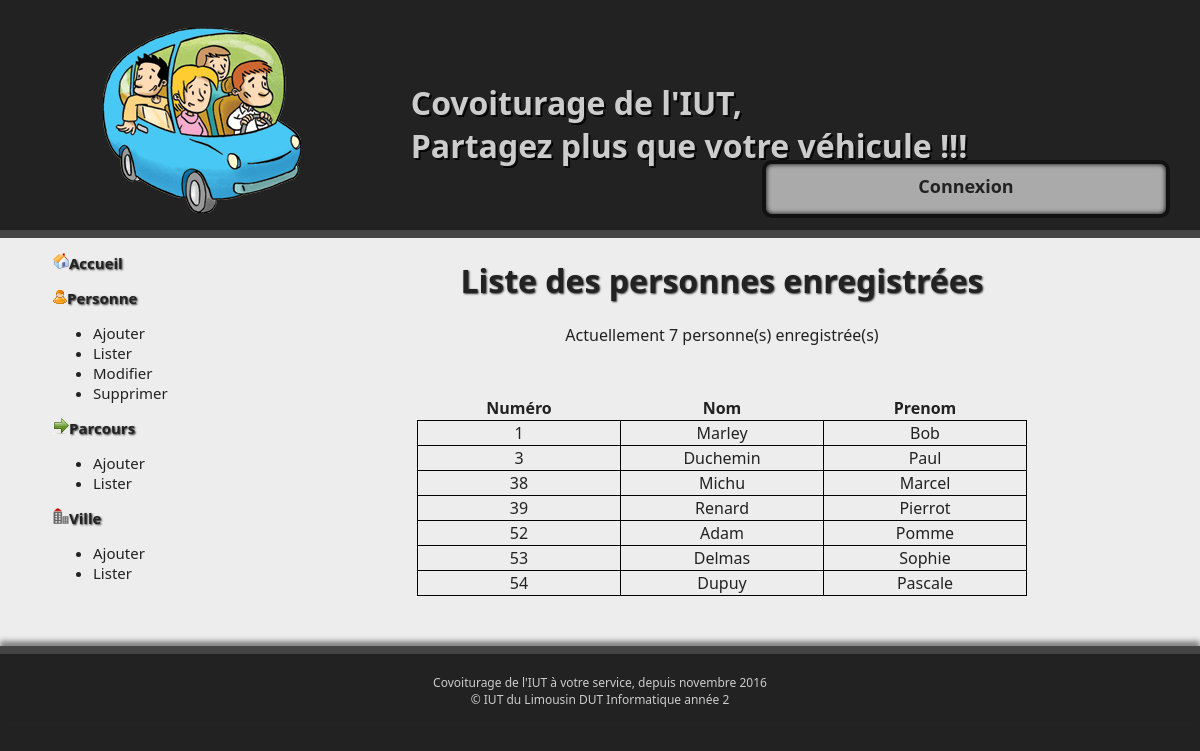
The app's page /index.php?page=2 with its own data.
### tables this page shows
CREATE TABLE `personne` (
  `per_num` int(11) NOT NULL AUTO_INCREMENT,
  `per_nom` varchar(30) NOT NULL,
  `per_prenom` varchar(30) NOT NULL,
  `per_tel` char(14) NOT NULL,
  `per_mail` varchar(30) NOT NULL,
  `per_login` varchar(20) NOT NULL,
  `per_pwd` varchar(100) NOT NULL,
  PRIMARY KEY (`per_num`)
);

### include/autoload.inc.php (called while the page is built, shortened)
<?php
spl_autoload_register(function ($className) {
	$repClasses='classes/';
}
);

### classes/PersonneManager.class.php (called while the page is built, shortened)
<?php
class PersonneManager{
  public function __construct($db){
    $this->db = $db;
  }
    public function getAllPers(){
      $listePers = array();
      $sql = 'select distinct per_num, per_nom , per_prenom FROM personne';
      $requete = $this->db->prepare($sql);
      $requete->execute();
      while ($personne = $requete->fetch(PDO::FETCH_OBJ)){
        $listePers[] = new Personne($personne);
      }
      return $listePers;
    }
  }

### classes/Personne.class.php (called while the page is built, shortened)
<?php
class Personne{
private $per_num;
private $per_nom;
private $per_prenom;
public function getPersNum() {
        return $this->per_num;
    }
public function setPersNum($valeur){
        $this->per_num=$valeur;
    }
public function getPersNom() {
		    return $this->per_nom;
	  }
public function setPersNom($valeur){
		    $this->per_nom=$valeur;
		}
public function getPersPrenom() {
		    return $this->per_prenom;
	  }
public function setPersPrenom($valeur){
	  		$this->per_prenom=$valeur;
	  }
}
?>

### include/pages/listerPersonnes.inc.php (the view, shortened to what this page needs)
  <?php
    $db = new MyPdo();
    $personneManager = new PersonneManager($db);
    $listePers = $personneManager -> getAllPers();
  ?>
  <?php
  if(empty($_GET["num_pers"])){ ?>
    <h1>Liste des personnes enregistrées</h1>
    <?php
  echo "Actuellement ".count($listePers)." personne(s) enregistrée(s)"
   ?>
   <table>
     <tr><th>Numéro</th><th>Nom</th><th>Prenom</th>
   <?php
     foreach ($listePers as $personne){
   ?>
       <tr><td>
         <a href="index.php?page=2&num_pers=<?php echo $personne->getPersNum() ?>"><?php echo $personne->getPersNum();?></a>
       </td><td><?php echo $personne->getPersNom();?>
       </td><td><?php echo $personne->getPersPrenom();?>
       </td></tr>
     <?php } ?>
     </table>
  <?php
  }
?>

### include/header.inc.php (shortened to what this page needs)
<!doctype html>
<html lang="fr">
<head>
<link rel="stylesheet" type="text/css" href="css/stylesheet.css" />
</head>
	<body>
	<div id="header">
		<div id="entete">
			<div class="colonne">
				<a href="index.php?page=0">
					<img src="image/logo.png" alt="Logo covoiturage IUT" title="Logo covoiturage IUT Limousin" />
				</a>
			</div>
			<div class="colonne">
				Covoiturage de l'IUT,<br />Partagez plus que votre véhicule !!!
			</div>
		</div>
    <?php
    if(!$_SESSION["estConnecte"]){
    ?>
    <div id="connect">
      <a href="index.php?page=11">Connexion</a>
    </div>
    <?php
  }else{ ?>
    <div id="connect">
      Utilisateur : <?php echo $_SESSION["Login"] ?>      <a href="index.php?page=12">Déconnexion</a>
    </div>
    <?php
  }
    ?>
	</div>
</body>

### index.php (shortened to what this page needs)
<?php
require_once("include/header.inc.php");
require_once("include/autoload.inc.php");
?>
<div id="corps">
<?php
require_once("include/menu.inc.php");
require_once("include/texte.inc.php");
?>
</div>
<?php
require_once("include/footer.inc.php"); ?>

### include/menu.inc.php (shortened to what this page needs)
<div id="menu">
	<div id="menuInt">
		<p><a href="index.php?page=0"><img src="image/accueil.gif" class="imagMenu" alt="Accueil"/>Accueil</a></p>
		<p><img src="image/personne.png" class="imagMenu" alt="Personne"/>Personne</p>
		<ul>
			<li><a href="index.php?page=1">Ajouter</a></li>
			<li><a href="index.php?page=2">Lister</a></li>
			<li><a href="index.php?page=3">Modifier</a></li>
			<li><a href="index.php?page=4">Supprimer</a></li>
		</ul>
		<p><img src="image/parcours.gif" class="imagMenu" alt="Parcours"/>Parcours</p>
		<ul>
			<li><a href="index.php?page=5">Ajouter</a></li>
			<li><a href="index.php?page=6">Lister</a></li>
		</ul>
		<p><img src="image/ville.png" class="imagMenu" alt="Ville"/>Ville</p>
		<ul>
			<li><a href="index.php?page=7">Ajouter</a></li>
			<li><a href="index.php?page=8">Lister</a></li>
		</ul>
	</div>
</div>

### include/texte.inc.php (shortened to what this page needs)
<div id="texte">
<?php
if (!empty($_GET["page"])){
	$page=$_GET["page"];}
	else
	{$page=0;
	}
switch ($page) {
case 2:
	include_once('pages/listerPersonnes.inc.php');
    break;
}
?>
</div>

### include/footer.inc.php
<div id="footer">
Covoiturage de l'IUT à votre service, depuis novembre 2016
<br />
    © IUT du Limousin  DUT Informatique année 2
</div>
</body>
</html>

### css/stylesheet.css (style rules this page uses)
a { color:#222222; text-decoration: none; }
body { background-color:#222222;; font-family: "Segoe UI", Verdana, serif; font-size:12pt; margin:0; padding:0; }
#header { width:100%; height:230px; background-color:#222222; box-shadow:0 0 20px #000000; border-bottom:solid #444444 8px; }
.colonne { display:table-cell; padding:25px; }
.colonne:nth-child(2) { vertical-align:middle; color:#CCCCCC; font-size:32px; font-weight:bold; text-shadow:1px 1px #111111, 2px 2px #000000; }
#entete { width:1050px; margin:auto; display:table }
#connect { height:30px; width:380px; padding:10px; position:absolute; right:30px; top:160px; background-color:#AAAAAA; border-radius:10px; border:4px solid #111111; box-shadow:0 0 5px #000000 inset; color:#222222; font-size:18px; text-align:center; }
#connect a { color:#222222; font-weight:bold; text-decoration: none; }
#corps { float:left; width: 100%; background-color:#EDEDED; }
#menu { float : left; width: 20%; min-height:355px; margin-left: 3px; color:#222222; font-size:15px; }
#menu p { font-weight:bold; }
#menu a { color:#222222; text-decoration: none; }
#menuInt { margin-top: 2px; margin-left: 50px; min-height:367px; }
#texte { float:left ; width: 79%; margin-left: 5px; text-align: center; min-height:380px; color:#222222; }
#footer { width:100%; height:50px; padding-top:10px; background-color:#222222; border-top:solid #444444 8px; padding-top:20px; position:absolute; bottom:0px; box-shadow:0 -5px 5px #858585; position:relative; color:#CCCCCC; font-size:12px; text-align:center; }
h1 { text-shadow:1px 1px 2px #333333; }
p { text-shadow:1px 1px 2px #333333; }
td { border:10px; }
table { border-collapse:collapse; margin-left: auto; margin-right: auto; margin-bottom: 50px; margin-top: 50px; }
td { border-width:1px; border-style:solid; border-color:black; width:200px; }

### records on screen
personne: per_num "1", per_nom "Marley", per_prenom "Bob"
personne: per_num "3", per_nom "Duchemin", per_prenom "Paul"
personne: per_num "38", per_nom "Michu", per_prenom "Marcel"
personne: per_num "39", per_nom "Renard", per_prenom "Pierrot"
personne: per_num "52", per_nom "Adam", per_prenom "Pomme"
personne: per_num "53", per_nom "Delmas", per_prenom "Sophie"
personne: per_num "54", per_nom "Dupuy", per_prenom "Pascale"

### other values on screen
count($listePers) "7"
